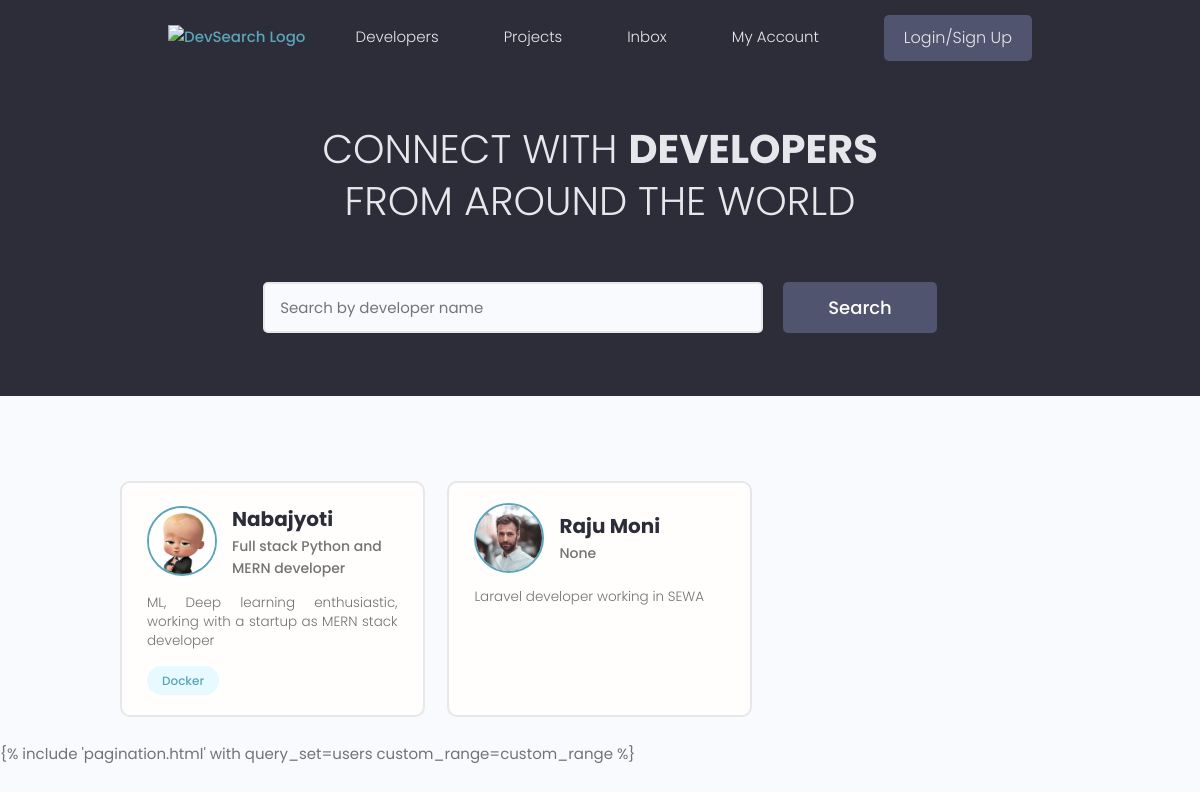
The page / on the database its author committed.
### users/models.py (models this page shows, shortened)
class Profile(models.Model):
    user = models.OneToOneField(User, on_delete=models.CASCADE, null=True, blank=True)
    name = models.CharField(max_length=200, blank=True, null=True)
    email=models.EmailField(max_length=500, blank=True, null=True)
    username =models.CharField(max_length=500, blank=True, null=True)
    location =models.CharField(max_length=500, blank=True, null=True)
    short_intro= models.CharField(max_length=200, blank=True, null=True)
    bio= models.TextField(blank=True, null=True)
    profile_image= models.ImageField(null=True, blank=True, upload_to='profiles/', default='profiles/user-default.png')
    social_github = models.CharField(max_length=200, blank=True, null=True)
    social_twitter = models.CharField(max_length=200, blank=True, null=True)
    social_linkdin = models.CharField(max_length=200, blank=True, null=True)
    social_youtube = models.CharField(max_length=200, blank=True, null=True)
    social_website = models.CharField(max_length=200, blank=True, null=True)
    created=models.DateTimeField(auto_now_add=True)
    id = models.UUIDField(default=uuid.uuid4, unique=True, primary_key=True, editable=False)

class Skill(models.Model):
    owner = models.ForeignKey(Profile, on_delete=models.CASCADE, null=True, blank=True)
    name = models.CharField(max_length=200,blank=True, null=True)
    description = models.TextField(null=True, blank=True)
    created=models.DateTimeField(auto_now_add=True)
    id = models.UUIDField(default=uuid.uuid4, unique=True, primary_key=True, editable=False)
    def __str__(self) -> str:
        return str(self.name)

### users/views.py (the view)
# urls.py: path('', views.profiles, name="profiles"),
def profiles(request):
    users , search_query = searchProfiles(request)
    context = {
        'users' : users ,
        'search_query' : search_query,
    }
    return render(request,'users/profiles.html', context)

### users/utils.py (called while the page is built)
def searchProfiles(request):
    search_query = ''
    if request.GET.get('search_query'):
        search_query = request.GET.get('search_query')
    skills = Skill.objects.filter(name__icontains=search_query)
    users = Profile.objects.distinct().filter
    (Q(name__icontains=search_query) |
     Q(short_intro__icontains=search_query) |
     Q(skill__in=skills)
     )
    return users, search_query

### users/templates/users/profiles.html (shortened to what this page needs)
{% extends 'main.html' %} {% block content %}
<main class="home">
  <section class="hero-section text-center">
    <div class="container container--narrow">
      <div class="hero-section__box">
        <h2>CONNECT WITH <span>DEVELOPERS</span></h2>
        <h2>FROM AROUND THE WORLD</h2>
      </div>
      <div class="hero-section__search">
        <form id="searchForm" class="form" action="{% url 'profiles' %}" method="GET">
          <div class="form__field">
            <input
              class="input input--text"
              id="formInput#search"
              type="text"
              value="{{search_query}}"
              name="search_query"
              placeholder="Search by developer name"
            />
          </div>
          <input class="btn btn--sub btn--lg" type="submit" value="Search" />
        </form>
      </div>
    </div>
  </section>
  <section class="devlist">
    <div class="container">
      <div class="grid grid--three">
        {% for user in users %}
        <div class="column card">
          <div class="dev">
            <a href="{% url 'user-profile' user.id %}" class="card__body">
              <div class="dev__profile">
                <img
                  class="avatar avatar--md"
                  src="{{user.profile_image.url}}"
                  alt="image"
                />
                <div class="dev__meta">
                  <h3>{{user.name}}</h3>
                  <h5>{{user.short_intro}}</h5>
                </div>
              </div>
              <p class="dev__info">{{user.bio|slice:"150"}}</p>
              <div class="dev__skills">
                {% for skill in user.skill_set.all|slice:"5" %}
                <span class="tag tag--pill tag--main">
                  <small>{{skill}}</small>
                </span>
                {% endfor %}
              </div>
            </a>
          </div>
        </div>
        {% endfor %}
      </div>
    </div>
  </section>
  {% include 'pagination.html' with query_set=users custom_range=custom_range
  %}
</main>
{% endblock content %}

### templates/main.html (shortened to what this page needs)
<!DOCTYPE html>
{% load static %}
<html lang="en">
  <head>
    <link
      rel="stylesheet"
      href="https://cdn.iconmonstr.com/1.3.0/css/iconmonstr-iconic-font.min.css"
    />
    <link rel="stylesheet" href="{% static 'uikit/styles/uikit.css' %}" />
    <link rel="stylesheet" href="{% static 'styles/app.css' %}" />
  </head>
  <body>
    {% include 'navbar.html' %}
    <main>{% block content %}
    {% endblock content %}</main>
  </body>
</html>

### templates/navbar.html (shortened to what this page needs)
{% load static %}
<header class="header">
  <div class="container container--narrow">
    <a href="{% url 'profiles' %}" class="header__logo">
      <img src="{% static 'images/logo.svg' %}" alt="DevSearch Logo" />
    </a>
    <nav class="header__nav">
      <ul class="header__menu">
        <li class="header__menuItem">
          <a href="{% url 'profiles' %}">Developers</a>
        </li>
        <li class="header__menuItem">
          <a href="{% url 'projects' %}">Projects</a>
        </li>
        <li class="header__menuItem"><a href="">Inbox</a></li>
        <li class="header__menuItem"><a href="">My Account</a></li>
        {% if request.user.is_authenticated %}
          <li class="header__menuItem">
          <a href="{% url 'account' %}">Account</a>
        </li>
        <li class="header__menuItem">
          <a href="{% url 'logout' %}" class="btn btn--sub">Logout</a>
        </li>
        {% else %}
        <li class="header__menuItem">
          <a href="{% url 'login' %}" class="btn btn--sub">Login/Sign Up</a>
        </li>
        {% endif %}
      </ul>
    </nav>
  </div>
</header>

### static/styles/app.css (style rules this page uses)
:root { --color-sub: #2d2d39; }
.btn--sub { background-color: var(--color-sub-light); }
.card { border: 2px solid var(--color-light); }
img { width: 100%; }
.header { position: sticky; z-index: 111; background-color: var(--color-sub); padding: 1.5rem 0; }
.header > .container { display: flex; justify-content: space-between; align-items: center; }
.header__logo > img { height: 3.8rem; }
.header__nav > ul { display: inline-flex; align-items: center; list-style: none; gap: 6.5rem; }
.header__menuItem > a { color: var(--color-light); font-weight: 300; }
.hero-section { height: 40vh; display: flex; align-items: center; background-color: var(--color-sub); }
.hero-section__box { margin-bottom: 4rem; }
.hero-section__box > h2, .hero-section__box > h2 > span { font-size: 4rem; color: var(--color-light); line-height: 1.3; text-transform: uppercase; }
.hero-section__box > h2 { font-weight: 300; }
.hero-section__box > h2 > span { font-weight: 700; }
.hero-section__search > .form { display: flex; align-items: center; justify-content: center; gap: 2rem; }
.hero-section__search > .form input.input--text { width: 50rem; }
.devlist { margin-top: 8rem; }
.devlist .grid { align-items: stretch; }
.devlist .dev .dev__profile { display: flex; align-items: center; gap: 1.5rem; }
.devlist .dev .dev__meta h3 { color: var(--color-sub); font-size: 2rem; font-weight: 700; }
.devlist .dev .dev__meta h5 { color: var(--color-text); font-size: 1.4rem; font-weight: 500; }
.devlist .dev .dev__info { margin: 1.5rem 0; font-size: 1.35rem; line-height: 1.4; text-align: justify; }

### static/uikit/styles/modules/_variables.css (style rules this page uses)
:root { --color-main: #5aa5b9; --color-main-light: #e6faff; --color-sub: #3f4156; --color-sub-light: #51546e; --color-sub-lighter: #ededfd; --color-text: #737373; --color-gray: #8b8b8b; --color-light: #e5e7eb; --color-light-gray: #767676; --color-bg: #f8fafd; --color-white: #fffefd; --color-white-light: #f3f3f3; --color-success: #359e64; --color-success-bg: #def8e8; --color-error: #fc4b0b; --color-error-bg: #fff2ee; --font-base: 'Poppins', arial, helvetica, 'Segoe UI', roboto, ubuntu, sans-serif; --font-monospace: 'Fira Code', 'Courier New', courier, monospace; --font-regular: 300; --font-medium: 500; --font-bold: 700; --generic-shadow: 1px 1px 5px #00000010; --generic-transition: all 0.3s ease-in-out; }

### static/uikit/styles/modules/_base.css (style rules this page uses)
* { margin: 0; padding: 0; box-sizing: border-box; text-rendering: optimizeLegibility; color: inherit; font-size: inherit; }
html { font-size: 50%; }
@media only screen and (min-width: 480px) { html { font-size: 56.25%; } }
@media only screen and (min-width: 1200px) { html { font-size: 62.5%; } }
body { line-height: 1.6; font-weight: 400; font-size: 1.5rem; color: var(--color-text); background-color: var(--color-bg); min-height: 100vh; }

### static/uikit/styles/modules/_typography.css (style rules this page uses)
* { font-family: var(--font-base); }
h2 { font-size: 3.6rem; font-weight: var(--font-bold); }
h3 { font-size: 3.2rem; font-weight: var(--font-medium); }
h5 { font-size: 2.4rem; font-weight: var(--font-medium); }
h5, h6 { font-weight: var(--font-regular); }
p, span, strong { font-size: 1.6rem; color: var(--color-text); font-weight: var(--font-regular); }
a { padding-bottom: 2px; text-decoration: none; display: inline-block; color: var(--color-main); font-weight: var(--font-medium); }

### static/uikit/styles/modules/_utilities.css (style rules this page uses)
.container { width: 92%; max-width: 165rem; margin: 0 auto; box-sizing: border-box; }
.container--narrow { width: 92%; max-width: 120rem; }
@media screen and (min-width: 1000px) { .container { width: 90%; } }
@media screen and (min-width: 1000px) { .container--narrow { width: 85%; } }
@media screen and (min-width: 1200px) { .container { width: 80%; } }
@media screen and (min-width: 1200px) { .container--narrow { width: 72%; } }
.text-center { text-align: center; }

### static/uikit/styles/modules/_avatar.css (style rules this page uses)
.avatar { border-radius: 50%; border: 2px solid var(--color-main); object-fit: cover; }
.avatar--md { height: 7rem; width: 7rem; }

### static/uikit/styles/modules/_button.css (style rules this page uses)
.btn { display: inline-block; position: relative; cursor: pointer; background-color: var(--color-light); font-weight: var(--font-medium); color: var(--color-sub); text-decoration: none; padding: 1rem 2rem; border-radius: 0.5rem; border: none; width: -webkit-fit-content; width: -moz-fit-content; width: fit-content; height: -webkit-fit-content; height: -moz-fit-content; height: fit-content; font-size: 1.6rem; outline-width: 0; outline-color: transparent; -webkit-backface-visibility: hidden; backface-visibility: hidden; transition: all 0.3s ease-in-out; }
.btn--sub { background-color: var(--color-sub); color: var(--color-white); }
.btn--lg { font-size: 1.8rem; padding: 1.2rem 4.5rem; }

### rows shown on the page
Profile: profile_image (picture), name "Nabajyoti", short_intro "Full stack Python and MERN developer", bio "ML, Deep learning enthusiastic, working with a startup as MERN stack developer"
Skill: name "Docker"
Profile: profile_image (picture), name "Raju Moni", short_intro "None", bio "Laravel developer working in SEWA"
